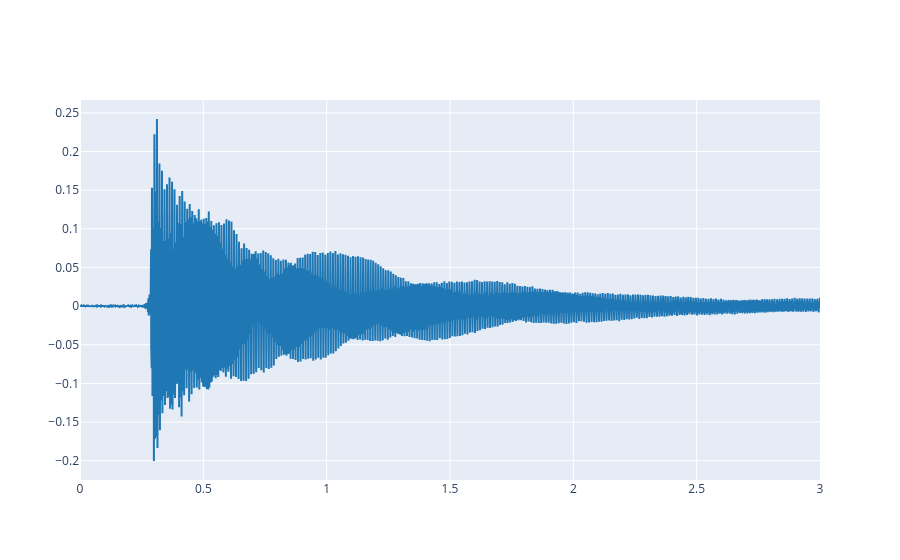

Notebook code cell kept with this figure:
### Markdown cell above
First upload your reference signal and plot the first seconds of it.

### Code cell
# Write the code here
filepath = "sis1_group8/guitar2.wav"
ref, fs = load_audio(filepath)

plot_signals(ref, fs, 0,3)

### Figure 1 — Plotly figure (JSON) as saved in the notebook; plotly's stock layout.template omitted (floating-point values rounded to 4 significant figures; data arrays with more than 128 entries replaced by an {"elided": "..."} marker saying what was removed)
{"data": [{"line": {"color": "#1f77b4", "shape": "linear"}, "mode": "lines", "name": "audio signal 0", "type": "scatter", "x": {"elided": "144000 float values"}, "y": {"elided": "144000 float values"}}], "layout": {}}
